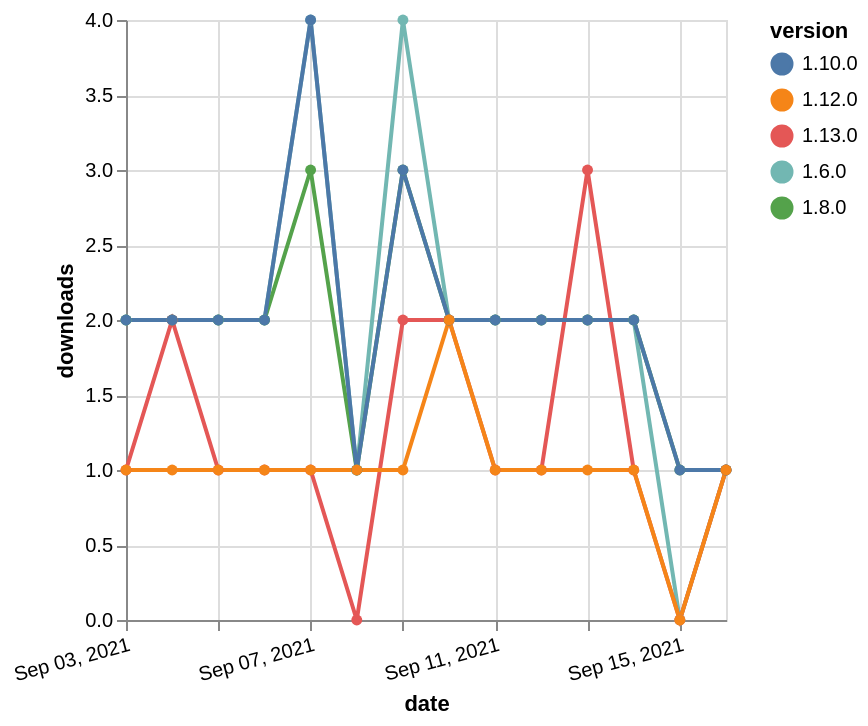

Vega-Lite specification for this chart:
### Vega-Lite specification from a JSON file in a GitHub repository (floating-point values rounded to 4 significant figures)
{"$schema": "https://vega.github.io/schema/vega-lite/v5.json", "description": "A simple bar chart with embedded data.", "data": {"values": [{"date": "2021-09-03", "total": 2976, "delta": 2, "version": "1.6.0"}, {"date": "2021-09-04", "total": 2978, "delta": 2, "version": "1.6.0"}, {"date": "2021-09-05", "total": 2980, "delta": 2, "version": "1.6.0"}, {"date": "2021-09-06", "total": 2982, "delta": 2, "version": "1.6.0"}, {"date": "2021-09-07", "total": 2986, "delta": 4, "version": "1.6.0"}, {"date": "2021-09-08", "total": 2987, "delta": 1, "version": "1.6.0"}, {"date": "2021-09-09", "total": 2991, "delta": 4, "version": "1.6.0"}, {"date": "2021-09-10", "total": 2993, "delta": 2, "version": "1.6.0"}, {"date": "2021-09-11", "total": 2995, "delta": 2, "version": "1.6.0"}, {"date": "2021-09-12", "total": 2997, "delta": 2, "version": "1.6.0"}, {"date": "2021-09-13", "total": 2999, "delta": 2, "version": "1.6.0"}, {"date": "2021-09-14", "total": 3001, "delta": 2, "version": "1.6.0"}, {"date": "2021-09-15", "total": 3001, "delta": 0, "version": "1.6.0"}, {"date": "2021-09-16", "total": 3002, "delta": 1, "version": "1.6.0"}, {"date": "2021-09-03", "total": 2536, "delta": 2, "version": "1.8.0"}, {"date": "2021-09-04", "total": 2538, "delta": 2, "version": "1.8.0"}, {"date": "2021-09-05", "total": 2540, "delta": 2, "version": "1.8.0"}, {"date": "2021-09-06", "total": 2542, "delta": 2, "version": "1.8.0"}, {"date": "2021-09-07", "total": 2545, "delta": 3, "version": "1.8.0"}, {"date": "2021-09-08", "total": 2546, "delta": 1, "version": "1.8.0"}, {"date": "2021-09-09", "total": 2549, "delta": 3, "version": "1.8.0"}, {"date": "2021-09-10", "total": 2551, "delta": 2, "version": "1.8.0"}, {"date": "2021-09-11", "total": 2553, "delta": 2, "version": "1.8.0"}, {"date": "2021-09-12", "total": 2555, "delta": 2, "version": "1.8.0"}, {"date": "2021-09-13", "total": 2557, "delta": 2, "version": "1.8.0"}, {"date": "2021-09-14", "total": 2559, "delta": 2, "version": "1.8.0"}, {"date": "2021-09-15", "total": 2560, "delta": 1, "version": "1.8.0"}, {"date": "2021-09-16", "total": 2561, "delta": 1, "version": "1.8.0"}, {"date": "2021-09-03", "total": 193, "delta": 1, "version": "1.13.0"}, {"date": "2021-09-04", "total": 195, "delta": 2, "version": "1.13.0"}, {"date": "2021-09-05", "total": 196, "delta": 1, "version": "1.13.0"}, {"date": "2021-09-06", "total": 197, "delta": 1, "version": "1.13.0"}, {"date": "2021-09-07", "total": 198, "delta": 1, "version": "1.13.0"}, {"date": "2021-09-08", "total": 198, "delta": 0, "version": "1.13.0"}, {"date": "2021-09-09", "total": 200, "delta": 2, "version": "1.13.0"}, {"date": "2021-09-10", "total": 202, "delta": 2, "version": "1.13.0"}, {"date": "2021-09-11", "total": 203, "delta": 1, "version": "1.13.0"}, {"date": "2021-09-12", "total": 204, "delta": 1, "version": "1.13.0"}, {"date": "2021-09-13", "total": 207, "delta": 3, "version": "1.13.0"}, {"date": "2021-09-14", "total": 208, "delta": 1, "version": "1.13.0"}, {"date": "2021-09-15", "total": 208, "delta": 0, "version": "1.13.0"}, {"date": "2021-09-16", "total": 209, "delta": 1, "version": "1.13.0"}, {"date": "2021-09-03", "total": 2360, "delta": 2, "version": "1.10.0"}, {"date": "2021-09-04", "total": 2362, "delta": 2, "version": "1.10.0"}, {"date": "2021-09-05", "total": 2364, "delta": 2, "version": "1.10.0"}, {"date": "2021-09-06", "total": 2366, "delta": 2, "version": "1.10.0"}, {"date": "2021-09-07", "total": 2370, "delta": 4, "version": "1.10.0"}, {"date": "2021-09-08", "total": 2371, "delta": 1, "version": "1.10.0"}, {"date": "2021-09-09", "total": 2374, "delta": 3, "version": "1.10.0"}, {"date": "2021-09-10", "total": 2376, "delta": 2, "version": "1.10.0"}, {"date": "2021-09-11", "total": 2378, "delta": 2, "version": "1.10.0"}, {"date": "2021-09-12", "total": 2380, "delta": 2, "version": "1.10.0"}, {"date": "2021-09-13", "total": 2382, "delta": 2, "version": "1.10.0"}, {"date": "2021-09-14", "total": 2384, "delta": 2, "version": "1.10.0"}, {"date": "2021-09-15", "total": 2385, "delta": 1, "version": "1.10.0"}, {"date": "2021-09-16", "total": 2386, "delta": 1, "version": "1.10.0"}, {"date": "2021-09-03", "total": 239, "delta": 1, "version": "1.12.0"}, {"date": "2021-09-04", "total": 240, "delta": 1, "version": "1.12.0"}, {"date": "2021-09-05", "total": 241, "delta": 1, "version": "1.12.0"}, {"date": "2021-09-06", "total": 242, "delta": 1, "version": "1.12.0"}, {"date": "2021-09-07", "total": 243, "delta": 1, "version": "1.12.0"}, {"date": "2021-09-08", "total": 244, "delta": 1, "version": "1.12.0"}, {"date": "2021-09-09", "total": 245, "delta": 1, "version": "1.12.0"}, {"date": "2021-09-10", "total": 247, "delta": 2, "version": "1.12.0"}, {"date": "2021-09-11", "total": 248, "delta": 1, "version": "1.12.0"}, {"date": "2021-09-12", "total": 249, "delta": 1, "version": "1.12.0"}, {"date": "2021-09-13", "total": 250, "delta": 1, "version": "1.12.0"}, {"date": "2021-09-14", "total": 251, "delta": 1, "version": "1.12.0"}, {"date": "2021-09-15", "total": 251, "delta": 0, "version": "1.12.0"}, {"date": "2021-09-16", "total": 252, "delta": 1, "version": "1.12.0"}]}, "width": "container", "mark": {"type": "line", "point": {"filled": true}}, "encoding": {"x": {"field": "date", "type": "temporal", "timeUnit": "yearmonthdate", "title": "date", "axis": {"labelAngle": -15}}, "y": {"field": "delta", "type": "quantitative", "title": "downloads"}, "color": {"field": "version", "type": "nominal"}, "tooltip": {"field": "delta"}}}
